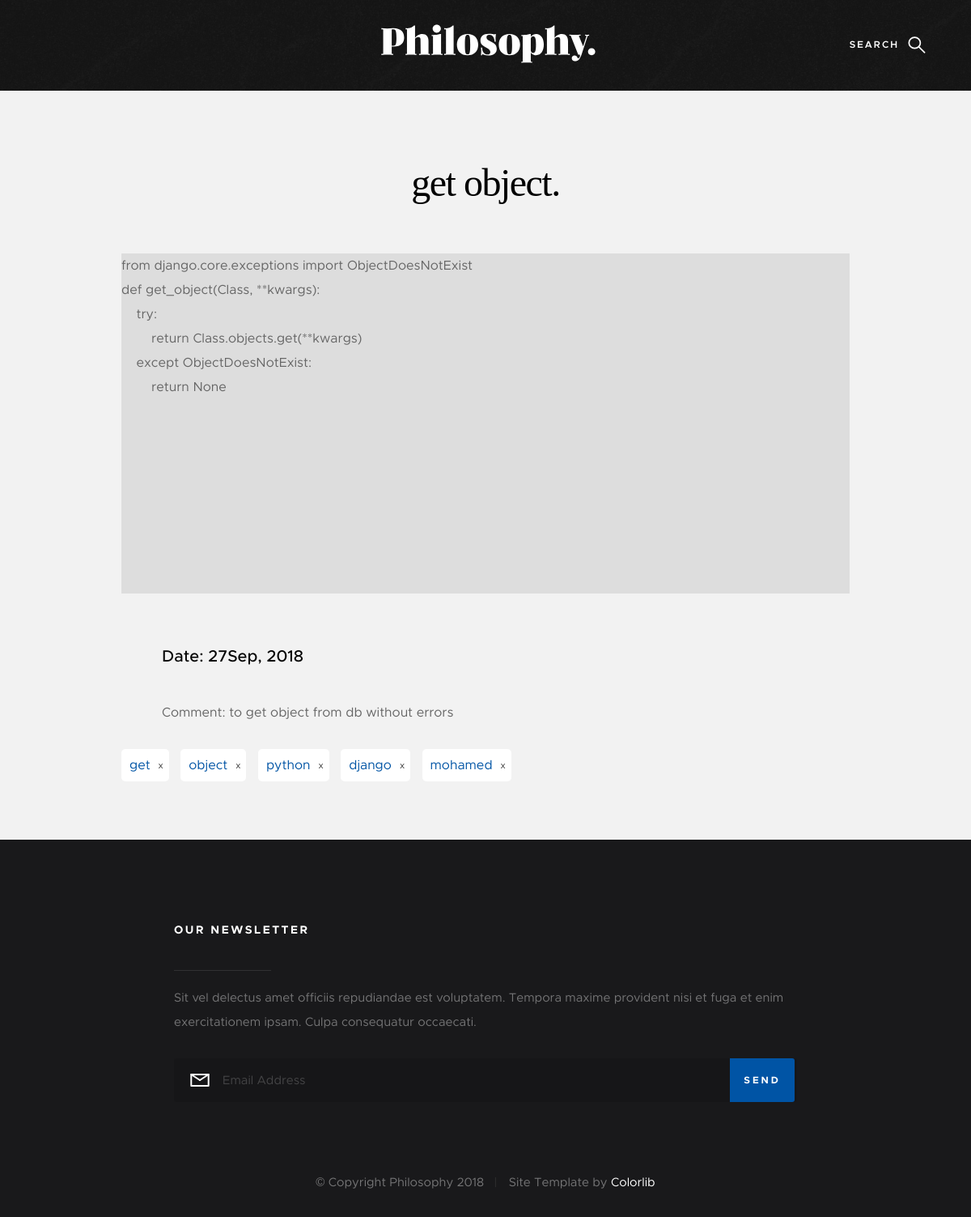
Screenshot of /f/get-object-56003012/ with the database file from the repository.
### Function/models.py (models this page shows, shortened)
class Function(models.Model):
    name    = models.CharField(max_length=70)
    content = models.TextField()
    comment = models.TextField()
    tags    = models.CharField(max_length=100)
    slug    = models.CharField(unique= True, blank=True, max_length=100)
    created = models.DateTimeField(auto_now=False, default= datetime.datetime.now)
    class Meta:
        db_table = ''
        managed = True
        verbose_name = 'Function'
        verbose_name_plural = 'Functions'

### Function/views.py (the view)
# urls.py: url(r'^(?P<slug>[\w-]+)/$', views.ShowFunction, name='show_function'),
def ShowFunction(request, slug):
    functions = Function.objects.all().filter(slug= slug)
    context = {'functions': functions}
    return render(request, 'function.html', context)

### Function/templatetags/myfilters.py (called while the page is built)
@register.filter
@stringfilter
def replacetabs(value):
    value = value.replace('\t', '    ')
    value = value.replace(' ', '&nbsp;')
    return value

@register.filter
@stringfilter
def split(value, delemeter):
    return value.split(delemeter)

### Function/templates/function.html
{% extends "index.html" %}
{% load static %}
{% load myfilters %}
{% block content %}
    <section class="s-content s-content--narrow">
        <div class="row">
            {% for function in functions %}
            <div class="s-content__header col-full">
                <h1 class="s-content__header-title">
                    {{function.name}}.
                </h1>
            </div>
            <div class="s-content__media col-full">
                <div id="map-wrap">
                    <div id="map-container">
                        {{function.content | replacetabs | safe | linebreaks}}
                    </div>
                </div>
            </div>
            <div class="col-full s-content__main">
                <p class="lead">
                    Date: {{function.created | date:'jM, Y'}}
                </p>
                <p>
                    Comment: {{function.comment}}
                </p>
            </div>
            <div class="entry__meta">
                <span class="entry__meta-links">
                    {% for tag in function.tags|split:' ' %}
                        <div style="
                                background: #FFF;
                                display:
                                inline-block;
                                margin-right: 10px;
                                padding: 5px 13px 5px 10px;
                                border-radius: 5px;
                                position: relative;">
                            <a href="{% url 'functions:tag_functions' tag %}" style="margin-right: 10px">{{tag}}</a>
                            <a href="{% url 'functions:remove_function_tag' function.slug tag %}" style="color: #333; font-size: .7em; position:absolute; top: 50%; transform: translateY(-50%); margin-right: 5px">x</a>
                        </div>
                    {% endfor %}
                </span>
            </div>
            {% endfor %}
        </div>
    </section>
{% endblock content %}

### static/css/base.css (style rules this page uses)
html { font-family: sans-serif; line-height: 1.15; -ms-text-size-adjust: 100%; -webkit-text-size-adjust: 100%; }
body { margin: 0; }
article, aside, footer, header, nav, section { display: block; }
h1 { font-size: 2em; margin: 0.67em 0; }
a { background-color: transparent; -webkit-text-decoration-skip: objects; }
html { font-size: 62.5%; box-sizing: border-box; }
*, *::before, *::after { box-sizing: inherit; }
body { font-weight: normal; line-height: 1; word-wrap: break-word; text-rendering: optimizeLegibility; -webkit-overflow-scrolling: touch; -webkit-text-size-adjust: none; }
body, input, button { -moz-osx-font-smoothing: grayscale; -webkit-font-smoothing: antialiased; }
div, dl, dt, dd, ul, ol, li, h1, h2, h3, h4, h5, h6, pre, form, p, blockquote, th, td { margin: 0; padding: 0; }
h1, h2, h3, h4, h5, h6 { -webkit-font-smoothing: auto; -webkit-font-smoothing: antialiased; -webkit-font-variant-ligatures: common-ligatures; -moz-font-variant-ligatures: common-ligatures; font-variant-ligatures: common-ligatures; text-rendering: optimizeLegibility; }
a { text-decoration: none; line-height: inherit; }
.row { width: 94%; max-width: 1200px; margin: 0 auto; }
.row:after { content: ""; display: table; clear: both; }
[class*="col-"] { float: left; padding: 0 20px; }
.col-twelve, .col-full { width: 100%; }
@media only screen and (max-width: 1200px) { [class*="col-"] { padding: 0 15px; } }

### rows the page displays
Function: name "get object", content "from django.core.exceptions import ObjectDoesNotExist def get_object(Class, **kwargs): try: return Class.objects.get(**kwargs) except ObjectDoesNotExist: return None", created "27Sep, 2018", comment "to get object from db without errors", tags "get" "object" "python" "django" "mohamed"
